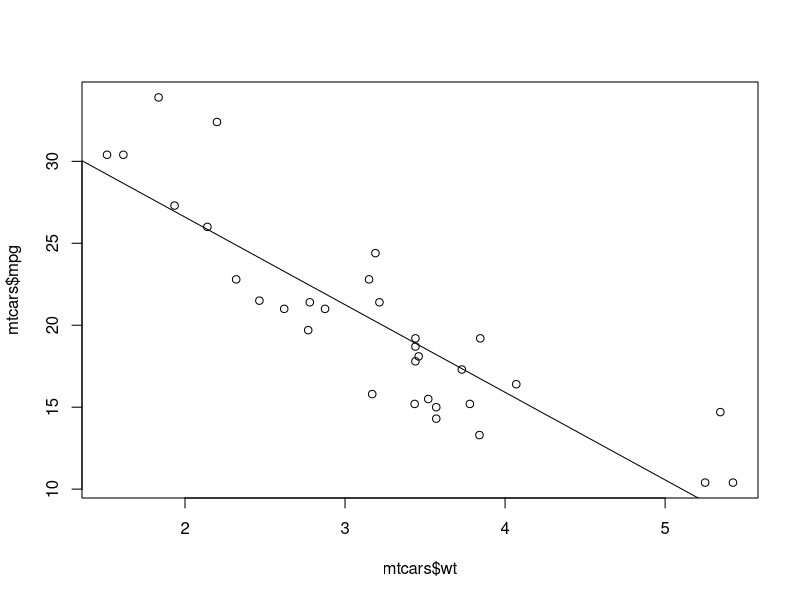
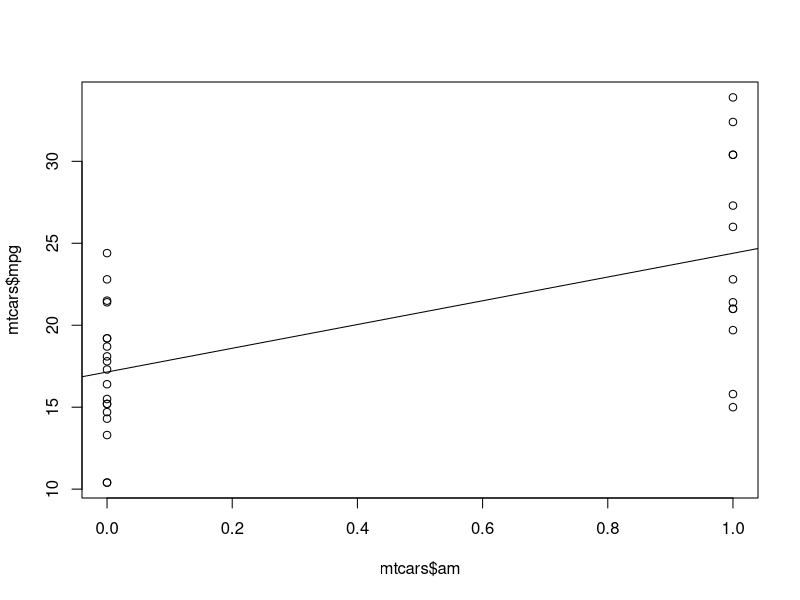
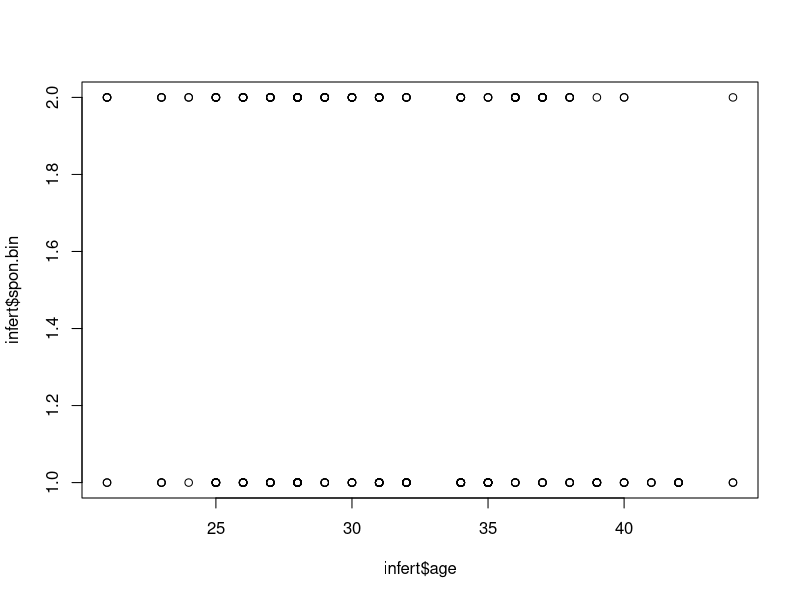

The R source for these figures, in order:
# Regressions

##########################################################################
# Linear Regression (DV is Quantitative)

# Load mtcars data and look at the documentation
data(mtcars)
help(mtcars)

# I am interested in what characteristics of a car are associated with
#  lower gas mileage.
# Bivariate case: IV=weight (quantitative)
car.wt.lm <- lm(mpg ~ wt, data=mtcars)
summary(car.wt.lm)

# Illustrate the regression graphically:
plot(mtcars$wt, mtcars$mpg)
abline(car.wt.lm)

# Another bivariate case: IV=transmission type (categorical)
car.trans.lm <- lm(mpg ~ am, data=mtcars)
summary(car.trans.lm)
plot(mtcars$am, mtcars$mpg)
abline(car.trans.lm)

# Multivariate case: Can include multiple IV's, and they can be
#  quantitative, categorical, or a mixture of each
car.mult.lm <- lm(mpg ~ wt + am + hp, data=mtcars)
summary(car.mult.lm)
# Results of interest: Coefficient estimate, standard error, p-value, R^2


#########################################################################
# Logistic Regression (DV is Binary Categorical)

# Load infertility data
data(infert)
help(infert)

# I am interested in what factors are associated with infertility.
#  First, since I need a binary DV, I categorize the number of spontaneous
#  abortions to 0 vs. any:
spon.bin <- rep(NA, 248)
spon.bin[infert$spontaneous==0] <- 0
spon.bin[infert$spontaneous==1 | infert$spontaneous==2] <- 1
infert$spon.bin <- as.factor(spon.bin)

# Bivariate case: Is age associated with infertility?
#  Can't use a linear regression
plot(infert$age, infert$spon.bin)
#  Problems with using a linear regression with a binary DV:
#  - Seriously violates assumptions of a linear model (normality of residuals)
#  - Predicted values for DV can be outside of the possible values 0 and 1
#  (See video from Chapter 17)

# Solution: Use logistic regression to model the odds of DV being 1
infert.glm <- glm(spon.bin ~ age + induced + education, data=infert, 
                  family="binomial")
summary(infert.glm)

# Need extra steps for more easily interpretable results:
exp(infert.glm$coefficients) # for odds ratios (O.R.)
exp(confint(infert.glm)) # for 95% confidence intervals of O.R.


#######################################################################
# Exercises

# 1. Load data CO2 and look at the documentation
data(CO2)
help(CO2)

# 2. Run a regression of the plant's CO2 uptake (DV) as a function of 
#  treatment, CO2 concentration, and origin of the plant (IV's)

# 3. Which IV's are significantly associated with changes in CO2 uptake?
#   What are the coefficients?

# 4. Do plants from Quebec or Mississippi have higher CO2 uptake?

# 5. Load data Pima.tr and look at the documentation
library(MASS)
data(Pima.tr)
help(Pima.tr)

# 6. Run a regression of diabetes status (DV) as a function of bmi, age,
#  and glucose concentration

# 7. which IV's are significantly associated with diabetes?

# 8. What are the odds ratios for each IV? What are the confidence intervals
#  for each odds ratio?